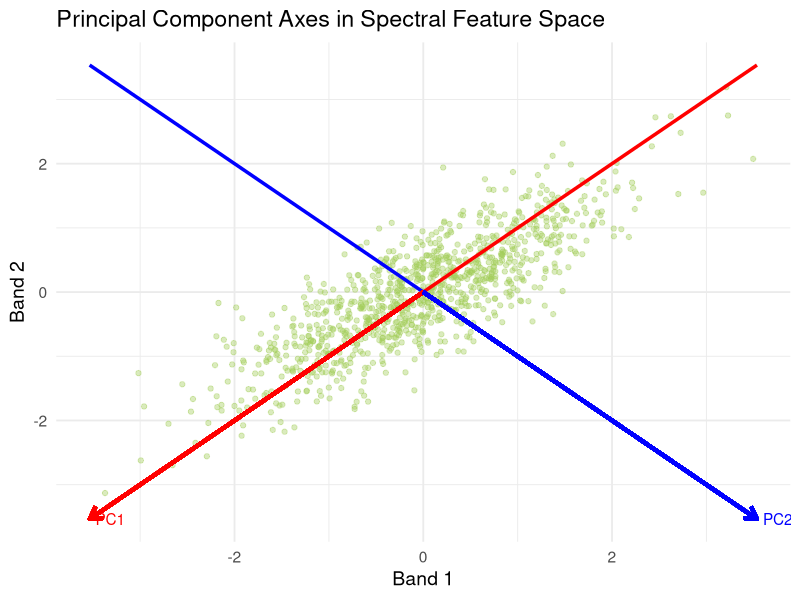

Write the R code that produced this figure.
library(ggplot2)
library(grid)  # for arrow()

# simulate correlated bands (replace with real data if needed)
set.seed(42)
n <- 1000
band1 <- rnorm(n)
band2 <- 0.7 * band1 + rnorm(n, sd = 0.5)

df <- data.frame(band1, band2)

# PCA
pca <- prcomp(df, scale. = TRUE)
eig <- pca$rotation

# extend lines
t <- seq(-5, 5, length.out = 100)

pc1_line <- data.frame(
  x = t * eig[1,1],
  y = t * eig[2,1]
)

pc2_line <- data.frame(
  x = t * eig[1,2],
  y = t * eig[2,2]
)

# endpoints for arrows (positive direction)
pc1_end <- eig[,1] * 5
pc2_end <- eig[,2] * 5

# plot
ggplot(df, aes(band1, band2)) +
  geom_point(alpha = 0.4, color = "darkolivegreen3") +
  
  # PC1 line
  geom_path(data = pc1_line, aes(x, y),
            color = "red", linewidth = 1.2) +
  
  # PC2 line
  geom_path(data = pc2_line, aes(x, y),
            color = "blue", linewidth = 1.2) +
  
  # arrows (positive direction)
  geom_segment(aes(x = 0, y = 0,
                   xend = pc1_end[1],
                   yend = pc1_end[2]),
               color = "red",
               linewidth = 1.3,
               arrow = arrow(length = unit(0.35, "cm"))) +
  
  geom_segment(aes(x = 0, y = 0,
                   xend = pc2_end[1],
                   yend = pc2_end[2]),
               color = "blue",
               linewidth = 1.3,
               arrow = arrow(length = unit(0.35, "cm"))) +
  
  # labels
  annotate("text",
           x = pc1_end[1],
           y = pc1_end[2],
           label = "PC1",
           color = "red",
           hjust = -0.2) +
  
  annotate("text",
           x = pc2_end[1],
           y = pc2_end[2],
           label = "PC2",
           color = "blue",
           hjust = -0.2) +
  
  theme_minimal(base_size = 14) +
  labs(
    x = "Band 1",
    y = "Band 2",
    title = "Principal Component Axes in Spectral Feature Space"
  )
